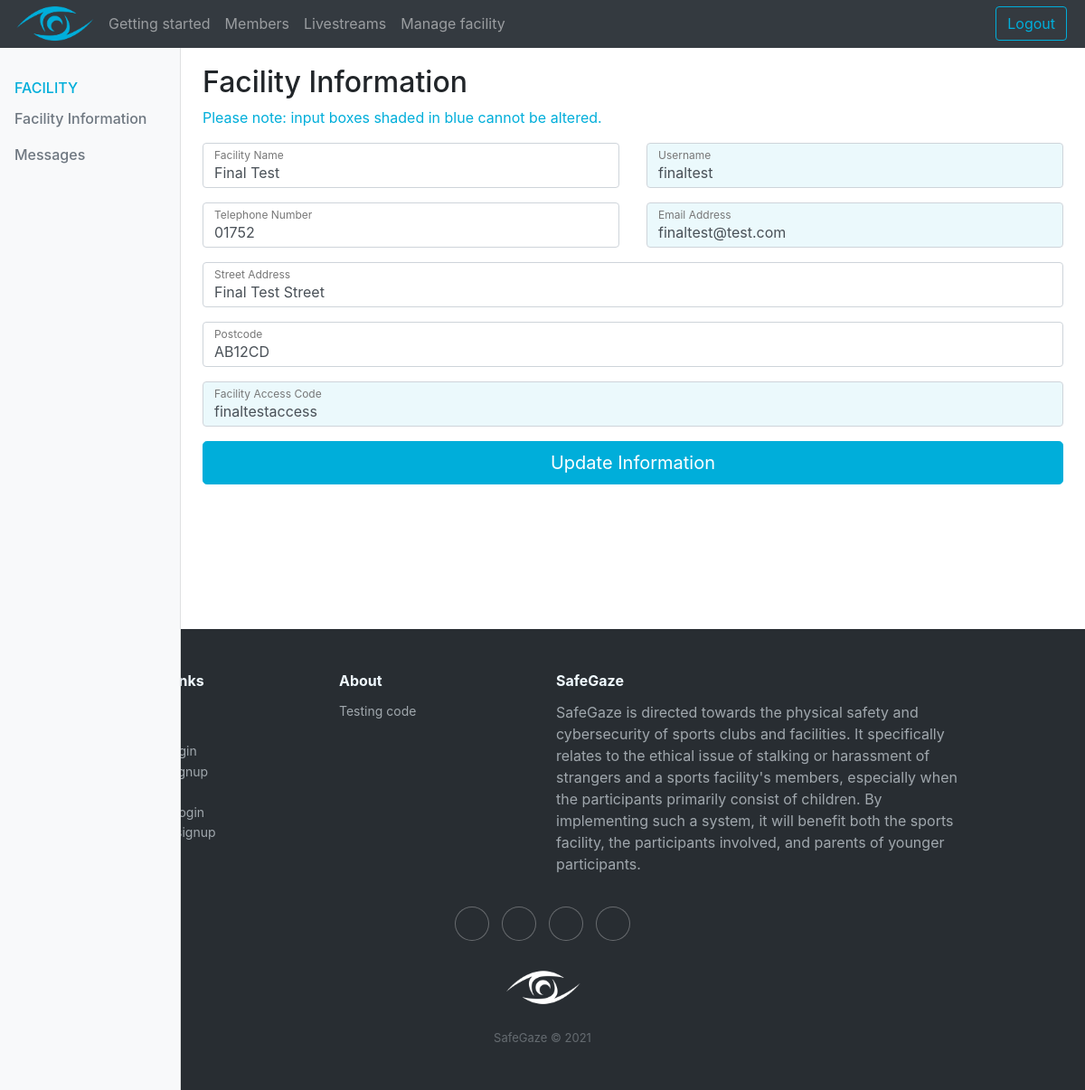
Before: /Deliverable/facility.php (signed in) with the older database file.
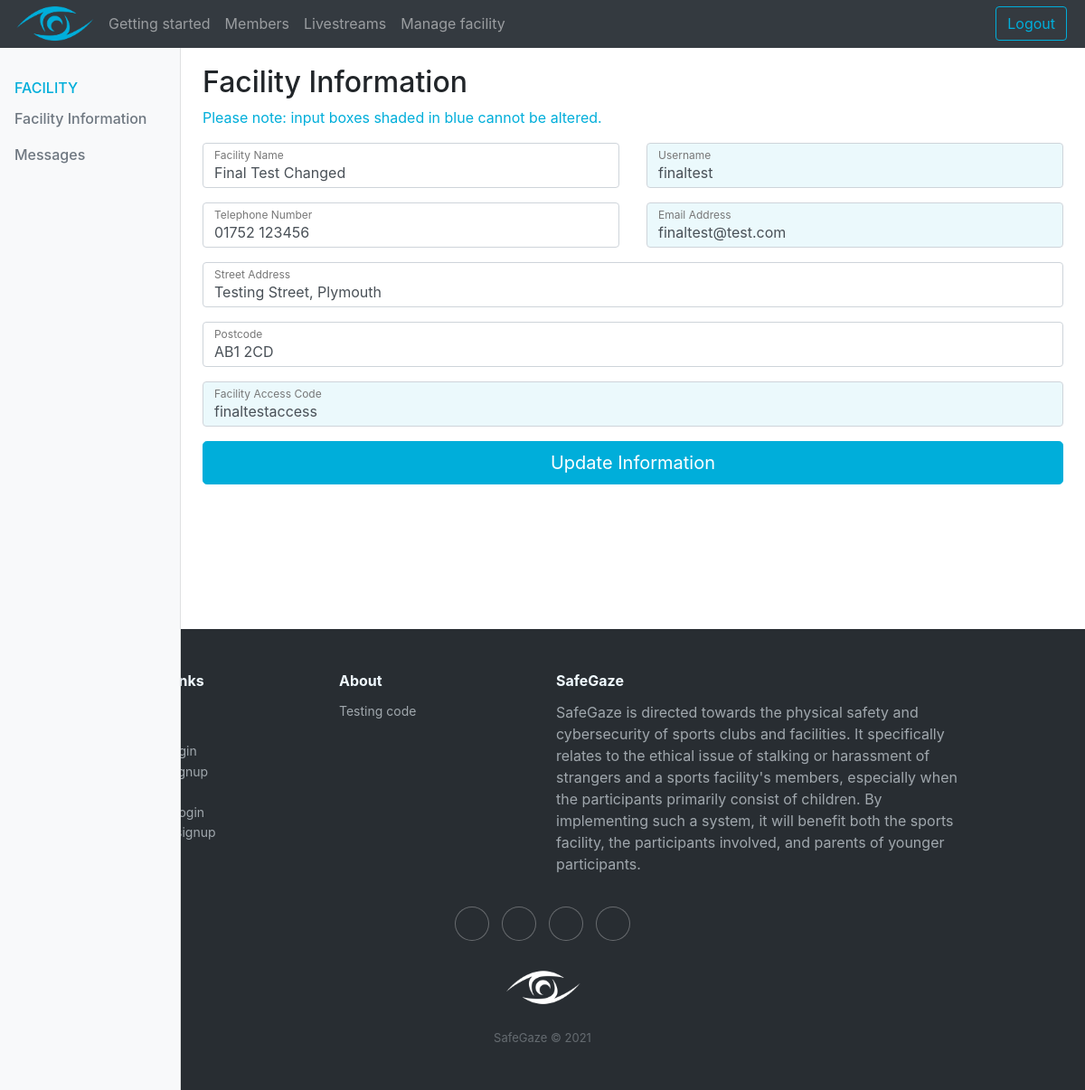
After: the same page with the newer database file.
### tables this page shows
CREATE TABLE `facilities` (
  `facility_id` int(255) NOT NULL,
  `facility_name` varchar(50) NOT NULL,
  `facility_username` varchar(25) NOT NULL,
  `password` varchar(100) NOT NULL,
  `email_address` varchar(50) NOT NULL,
  `telephone` varchar(20) NOT NULL,
  `address` text NOT NULL,
  `postcode` varchar(15) NOT NULL,
  `access_code` varchar(50) DEFAULT NULL
);

### Deliverable/facility.php (the view, shortened to what this page needs)
<!DOCTYPE html>
<html lang="en">
  <?php include ("./inc/head.inc.php"); ?>
  <body>
    <?php include ("./inc/navbar.inc.php"); ?>
    <div class="container-fluid">
      <div class="row">
        <?php include ("./inc/side-navbar.inc.php"); ?>
        <main role="main" class="col-md-9 ml-sm-auto col-lg-10 px-md-4">
          <h2>Facility Information</h2>
          <p class="facility-colour">Please note: input boxes shaded in blue cannot be altered.</p>
          <form action="./php/change-facility-information.inc.php" method="post">
            <?php
            require './php/dbh.inc.php';
            $sql = "SELECT * FROM facilities where facility_id=?";
            $stmt = mysqli_stmt_init($conn);
            if (!mysqli_stmt_prepare($stmt, $sql))
            {
                echo '<h1 data-wow-delay="0.1s" style="color: red;"> THERE HAS BEEN AN ERROR </h1>';
                exit();
            }
            else
            {
              mysqli_stmt_bind_param($stmt, "s", $_SESSION['facilityId']);
              mysqli_stmt_execute($stmt);
              $result = mysqli_stmt_get_result($stmt);
              while ($row = mysqli_fetch_assoc($result))
              {
                $facilityName = $row['facility_name'];
                $facilityEmail = $row['email_address'];
                $facilityAddress = $row['address'];
                $facilityPostcode = $row['postcode'];
                $facilityTelephone = $row['telephone'];
              }
            }
            echo '
            <div class="row">
              <div class="col-sm">
                <div class="form-label-group">
                  <input type="text" id="inputFacilityName" value="'.$facilityName.'" class="form-control form-control-facility" name="inputFacilityName" placeholder="Facility Name" required autofocus>
                  <label for="inputFacilityName">Facility Name</label>
                </div>
              </div>
              <div class="col-sm">
                <div class="form-label-group">
                  <input type="text" id="inputUsername" value="'.$_SESSION['facilityUsername'].'" class="form-control form-control-facility" name="inputUsername" placeholder="Username" readonly>
                  <label for="inputUsername">Username</label>
                </div>
              </div>
            </div>
            <div class="row">
              <div class="col-sm">
                <div class="form-label-group">
                  <input type="text" id="inputTelNo" value="'.$facilityTelephone.'" class="form-control form-control-facility" name="inputTelNo" placeholder="Telephone Number" required autofocus>
                  <label for="inputTelNo">Telephone Number</label>
                </div>
              </div>
              <div class="col-sm">
                <div class="form-label-group">
                  <input type="text" id="inputEmail" value="'.$facilityEmail.'" class="form-control form-control-facility" name="inputEmail" placeholder="Email Address" readonly>
                  <label for="inputEmail">Email Address</label>
                </div>
              </div>
            </div>
            <div class="form-label-group">
              <input type="text" id="inputStreetAddress" value="'.$facilityAddress.'" class="form-control form-control-facility" name="inputStreetAddress" placeholder="Street Address" required autofocus>
              <label for="inputStreetAddress">Street Address</label>
            </div>
            <div class="form-label-group">
              <input type="text" id="inputPostcode" value="'.$facilityPostcode.'" class="form-control form-control-facility" name="inputPostcode" placeholder="Postcode" required autofocus>
              <label for="inputPostcode">Postcode</label>
            </div>
            <div class="form-label-group">
              <input type="text" id="inputAccessCode" value="'.$_SESSION["accessCode"].'" class="form-control form-control-facility" name="inputAccessCode" placeholder="Facility Access Code" readonly>
              <label for="inputAccessCode">Facility Access Code</label>
            </div>
            <div>
              <button class="btn btn-lg btn-cyan btn-block" type="submit" name="change-facility-info-submit">Update Information</button>
            </div>
            '; ?>
          </form>
        </main>
      </div>
    </div>
    <div class="filler"></div>
    <?php include ("./inc/footer.inc.php"); ?>
  </body>
</html>

Changed rows visible on the page:
changed facilities "finaltest@test.com": inputFacilityName "Final Test" → "Final Test Changed"; inputTelNo "01752" → "01752 123456"; inputStreetAddress "Final Test Street" → "Testing Street, Plymouth"; inputPostcode "AB12CD" → "AB1 2CD"
